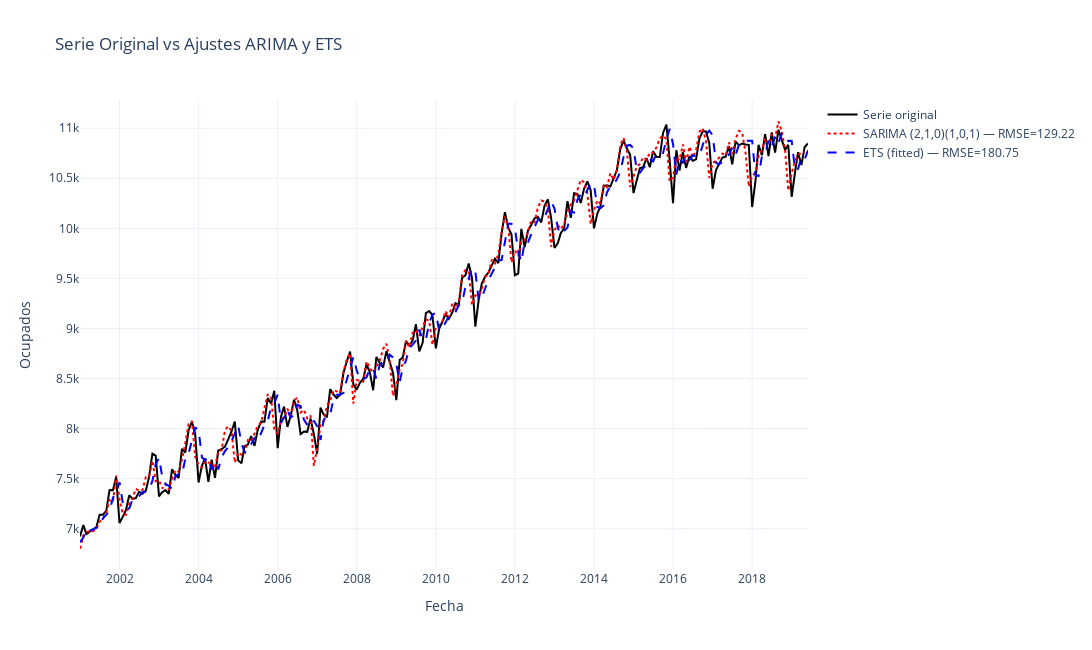

Notebook code cell kept with this figure:
### Code cell
fitted_arima = model_arima.predict_in_sample()
fitted_ets = ets_model.fittedvalues
rmse_arima = np.sqrt(mean_squared_error(serie[1:], fitted_arima[1:]))
rmse_ets   = np.sqrt(mean_squared_error(serie, fitted_ets))
fig = go.Figure()
fig.add_trace(go.Scatter(
    x=serie.index,
    y=serie.values,
    mode='lines',
    name='Serie original',
    line=dict(color='black')
))
fig.add_trace(go.Scatter(
    x=serie.index,
    y=fitted_arima[1:],
    mode='lines',
    name=f'SARIMA (2,1,0)(1,0,1) — RMSE={rmse_arima:.2f}',
    line=dict(color='red', dash='dot')
))
fig.add_trace(go.Scatter(
    x=serie.index,
    y=fitted_ets,
    mode='lines',
    name=f'ETS (fitted) — RMSE={rmse_ets:.2f}',
    line=dict(color='blue', dash='dash')
))
y_min = min(serie.min(), fitted_arima[1:].min(), fitted_ets.min())
y_max = max(serie.max(), fitted_arima.max(), fitted_ets.max())
margen = 0.05 * (y_max - y_min)
fig.update_layout(
    title="Serie Original vs Ajustes ARIMA y ETS",
    xaxis_title="Fecha",
    yaxis_title="Ocupados",
    template="plotly_white",
    width=1200,
    height=650,
    yaxis=dict(
        range=[y_min - margen, y_max + margen],  
        autorange=False
    )
)
fig.show()

### Figure 1 — Plotly figure (JSON) as saved in the notebook; plotly's stock layout.template omitted (floating-point values rounded to 4 significant figures; data arrays with more than 128 entries replaced by an {"elided": "..."} marker saying what was removed)
{"data": [{"line": {"color": "black"}, "mode": "lines", "name": "Serie original", "type": "scatter", "x": {"elided": "222 str values"}, "y": {"elided": "222 float values"}}, {"line": {"color": "red", "dash": "dot"}, "mode": "lines", "name": "SARIMA (2,1,0)(1,0,1) — RMSE=129.22", "type": "scatter", "x": {"elided": "222 str values"}, "y": {"elided": "221 float values"}}, {"line": {"color": "blue", "dash": "dash"}, "mode": "lines", "name": "ETS (fitted) — RMSE=180.75", "type": "scatter", "x": {"elided": "222 str values"}, "y": {"elided": "222 float values"}}], "layout": {"height": 650, "title": {"text": "Serie Original vs Ajustes ARIMA y ETS"}, "width": 1200, "xaxis": {"title": {"text": "Fecha"}}, "yaxis": {"autorange": false, "range": [6588.0, 11280.0], "title": {"text": "Ocupados"}}}}
